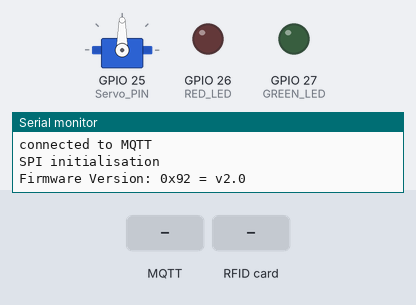
The program below on a simulated ESP32. Parts: servo, output pins drawn as LEDs (lit = HIGH), the last lines printed to the serial monitor. Inputs (shaded band) come from the test bench. WiFi joins after 1.5 s; servers stay silent unless stated; no MQTT or app messages arrive unless stated.

Above: at 3.8 s.
3.9 s: MQTT message "allowed" arrives on the first subscribed topic
At 6.1 s:
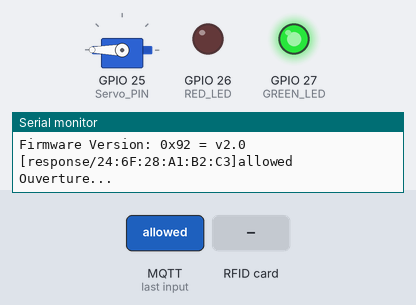
6.9 s: RFID card 5E 7A 19 C4 held to the reader
At 9.1 s:
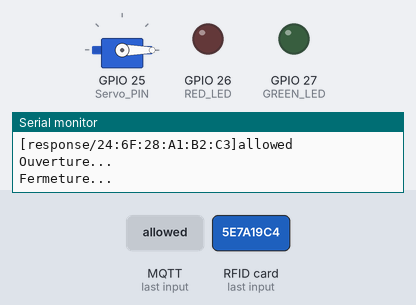
9.9 s: MQTT message "denied" arrives on the first subscribed topic
At 10.3 s:
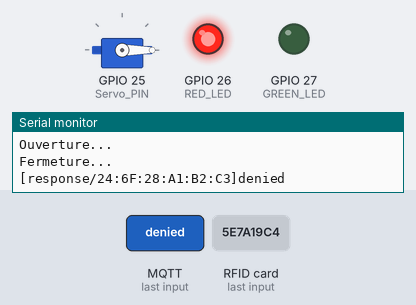
Timing chart, 0 to 12.9 s (numbered marks = the images above; inputs shaded):
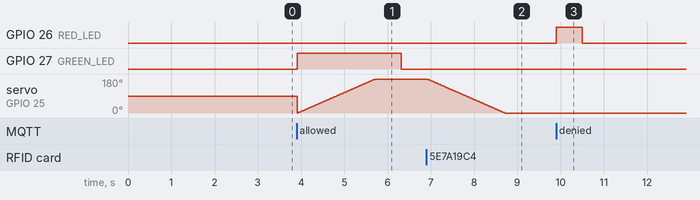

Measured:
- after the input at 3.9 s, GPIO 27 (GREEN_LED): LOW → HIGH at once, → LOW 2.4 s later
- after the input at 6.9 s, servo on GPIO 25 (Servo_PIN): moves from 180° to 0° over 1.8 s, starting at once
- after the input at 9.9 s, GPIO 26 (RED_LED): LOW → HIGH at once, → LOW 0.60 s later

The program:

main.cpp
```cpp
#include <Arduino.h>

#include "MQTT/MQTT.hpp"
#include "RFID/RFID.hpp"
#include "WiFi/WiFi.hpp"
#include "Servo/Servo.hpp"
#include <ESP32Servo.h>
#include <WiFi.h>

#define RED_LED 26
#define GREEN_LED 27

void setup() {
  pinMode(RED_LED, OUTPUT);
  pinMode(GREEN_LED, OUTPUT);
  Serial.begin(9600);


  InitServo();
  ConnectWiFi();
  ConnectMQTT();
  RFID_Connect();
  IsPair();
  Subscribe("response/"+WiFi.macAddress());
}

void loop(){
  Loop();
  static unsigned long lastScanTime = 0;
  const unsigned long scanCooldown = 3000;

  if (millis() - lastScanTime < scanCooldown) {
    return;
  }

  if (!PICC_IsNewCardPresent() || !PICC_ReadCardSerial()) {
    return;
  }
  Scan();

  lastScanTime = millis();
  PICC_HaltA();
  PCD_StopCrypto1();
}
```

MQTT.cpp
```cpp
#include <WiFi.h>
#include <ArduinoMqttClient.h>
#include <PubSubClient.h>
#include "Servo/Servo.hpp"

#define RED_LED 26
#define GREEN_LED 27


WiFiClient wifiClient;
PubSubClient client(wifiClient);

void GetMessage(char* topic, byte* payload, unsigned int length){
  Serial.print("[" + String(topic) + "]");
  String message = String((char*)payload).substring(0, length);
  Serial.println(message);

  if (message == "allowed"){
    digitalWrite(GREEN_LED, HIGH);
    OpenLocker();
    delay(600);
    digitalWrite(GREEN_LED, LOW);
  }else if (message == "denied"){
    digitalWrite(RED_LED, HIGH);
    delay(600);
    digitalWrite(RED_LED, LOW);
  }else if (message == "close"){
    CloseLocker();
  }else if (message == "green"){
    digitalWrite(GREEN_LED, HIGH);
    delay(600);
    digitalWrite(GREEN_LED, LOW);
  }else {
    Serial.println("Message inconnu");
  }
  return;
}

void ConnectMQTT(){
  client.setServer("10.33.75.208", 1883);
  client.setCallback(GetMessage);
  client.connect("ESP32_clientID");
  {
    Serial.println("connected to MQTT");
    if (!client.connected())
    {
      ConnectMQTT();
    }
  }
}

void Subscribe(String topic){
  client.subscribe(topic.c_str());
}

void SendMessage(String message,String topic){
  client.publish(topic.c_str(),message.c_str());
}

void Loop(){
  client.loop();
}
void IsPair(){
  SendMessage(WiFi.macAddress(),"pair");
}
```

MQTT.hpp
```cpp
#ifndef MQTT_HPP
#define MQTT_HPP

void ConnectWifi();
void ConnectMQTT();
void GetMessage(char* topic, byte* payload, unsigned int length);
void ConnectMQTT();
void Subscribe(String topic);
void SendMessage(String message,String topic);
void Loop();
void IsPair();
#endif
```

RFID.cpp
```cpp
#include "SPI.h"
#include "MFRC522.h"
#include "MQTT/MQTT.hpp"
#include "Servo/Servo.hpp"
#include <WiFi.h>

#define RST_PIN   22
#define SS_PIN    21
#define MISO_PIN  19
#define MOSI_PIN  23
#define SCK_PIN   18

MFRC522 mfrc522(SS_PIN, RST_PIN);

void RFID_Connect(){
    Serial.println("SPI initialisation");
    SPI.begin(SCK_PIN, MISO_PIN, MOSI_PIN, SS_PIN);
    mfrc522.PCD_Init();
    delay(1000);
    mfrc522.PCD_DumpVersionToSerial();
}

boolean PICC_IsNewCardPresent(){
    return mfrc522.PICC_IsNewCardPresent();
}

void PICC_HaltA(){
    mfrc522.PICC_HaltA();
}

void PCD_StopCrypto1(){
    mfrc522.PCD_StopCrypto1();
}

boolean PICC_ReadCardSerial(){
    return mfrc522.PICC_ReadCardSerial();
}
void PrintUID(){
    mfrc522.PICC_DumpToSerial(&(mfrc522.uid));
}
String GetUID(){
    String uidString = "";
    for (byte i = 0; i < mfrc522.uid.size; i++) {
        uidString += String(mfrc522.uid.uidByte[i], HEX);
        if (i < mfrc522.uid.size - 1) uidString += ":";
    }
    return uidString;
}
void Scan(){
    if(!IsOpen()){
        SendMessage(WiFi.macAddress()+"|"+GetUID(),"scan");
        Serial.print("UID Scan : ");
        Serial.println(GetUID());
        return;
    }
    SendMessage(WiFi.macAddress()+"|"+"close","door");
    CloseLocker();
}
```

RFID.hpp
```cpp
#include "MFRC522.h"

#ifndef RFID_HPP
#define RFID_HPP

void RFID_Connect();
boolean PICC_IsNewCardPresent();
boolean PICC_ReadCardSerial();
void PrintUID();
String GetUID();
void PCD_StopCrypto1();
void PICC_HaltA();
void Scan();
#endif
```

Servo.cpp
```cpp
#include <ESP32Servo.h>

#define Servo_PIN 25

Servo ServoMoteur;
bool Open = false;

void InitServo(){
    ServoMoteur.setPeriodHertz(50);
    ServoMoteur.attach(Servo_PIN, 500, 2400);
}

bool OpenLocker(){
    if (Open){
        Serial.println("Coffre deja ouvert");
        return false;
    }
    Serial.println("Ouverture...");
    for (int pos = 0; pos <= 180; pos += 1) {
        ServoMoteur.write(pos);
        delay(10);
    }
    Open = true;
    return true;
}

bool CloseLocker(){
    if (!Open){
        Serial.println("Coffre deja fermé");
        return false;
    }
    Serial.println("Fermeture...");
    for (int pos = 180; pos >= 0; pos -= 1) {
        ServoMoteur.write(pos);
        delay(10);
    }
    Open = false;
    return true;
}
bool IsOpen(){
    return Open;
}
```

Servo.hpp
```cpp
#ifndef SERVO_HPP
#define SERVO_HPP

void InitServo();
bool OpenLocker();
bool CloseLocker();
bool IsOpen();
#endif
```

WiFi.cpp
```cpp
#include <WiFiManager.h>

WiFiManager wm;

void ConnectWiFi(){
    wm.autoConnect("Locker","");
}
```

WiFi.hpp
```cpp
#ifndef WIFI_HPP
#define WIFI_HPP

void ConnectWiFi();

#endif
```
